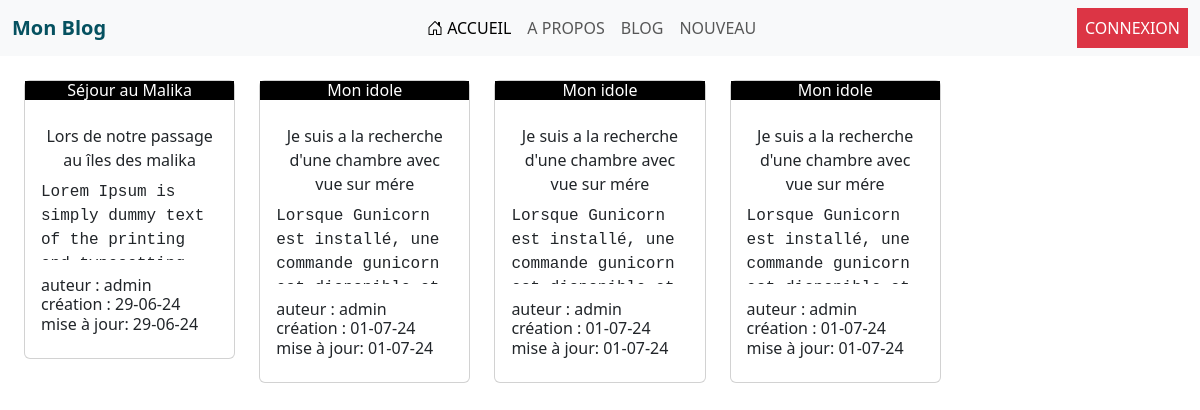
The page /blog/ on the database as committed earlier.
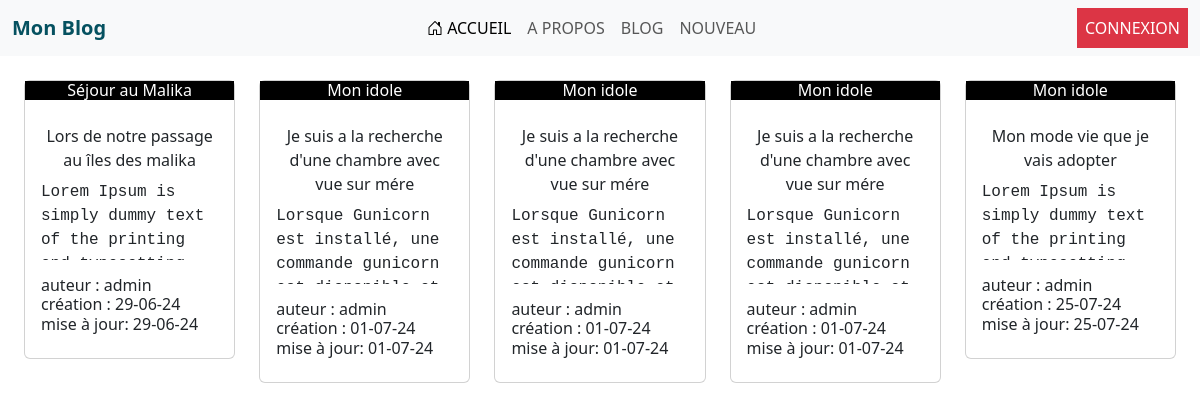
The same page on the database as committed later.
### blog/models.py (models this page shows, shortened)
class Blog(models.Model):
    titre       = models.CharField(max_length=100)
    description = models.TextField()
    content     = models.TextField()
    auteur      = models.ForeignKey(User, on_delete=models.CASCADE)
    create_date = models.DateTimeField(auto_now_add=True)
    update_date = models.DateTimeField(auto_now=True)

### blog/views.py (the view)
def mon_blog(request):
    blogs = Blog.objects.all()
    number = 10
    pagination = Paginator(blogs, number)  # pagination affichage par page de 10
    num_page = request.GET.get('page')
    try:
        blogs = pagination.page(num_page)
    except PageNotAnInteger:
        blogs = pagination.page(1)
    except EmptyPage:
        blogs = pagination.page(pagination.num_pages)
    return render(request, "bloggers/mes_blog.html", {'blogs': blogs})

### templates/bloggers/mes_blog.html (shortened to what this page needs)
{% extends "bases.html" %}
{% block content %}
<div class="container-fluid">
        <div class="row row-cols-1 row-cols-md-5 g-4">
            {% for blog in blogs %}
                <div class="col">
                    <div class="card">
                        <h6 class="card-title text-center bg-black text-white">
                            <a class="nav-link" href="{% url "detail" blog.id %}">
                                {{ blog.titre }}
                        </h6>
                        <div class="card-body">
                            <p class="card-title text-center"> {{ blog.description }} </p>
                            <p class="card-text overflow-x-auto font-monospace" style="height: 80px;"> {{ blog.content }} </p>
                            <h6>
                                auteur  : {{ blog.auteur }}<br>
                                création : {{ blog.create_date | date:"d-m-y" }} <br>
                                mise à jour: {{ blog.update_date| date:"d-m-y"  }}
                            </h6>
                        </div>
                    </div>
                </div>
            {% endfor %}
        </div>
     <div class="d-flex justify-content-center mt-2">
    </div>
</div>
{% endblock %}

Rows that differ between the two databases and show on the page:
added Blog: titre "Mon idole", description "Mon mode vie que je vais adopter", content "Lorem Ipsum is simply dummy text of the printing…", auteur "admin", create_date "25-07-24", update_date "25-07-24"
